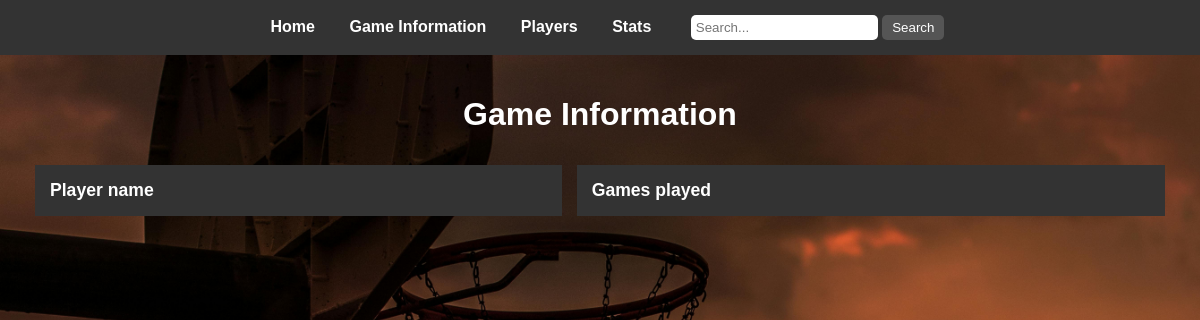
Page /game_info on the earlier database version.
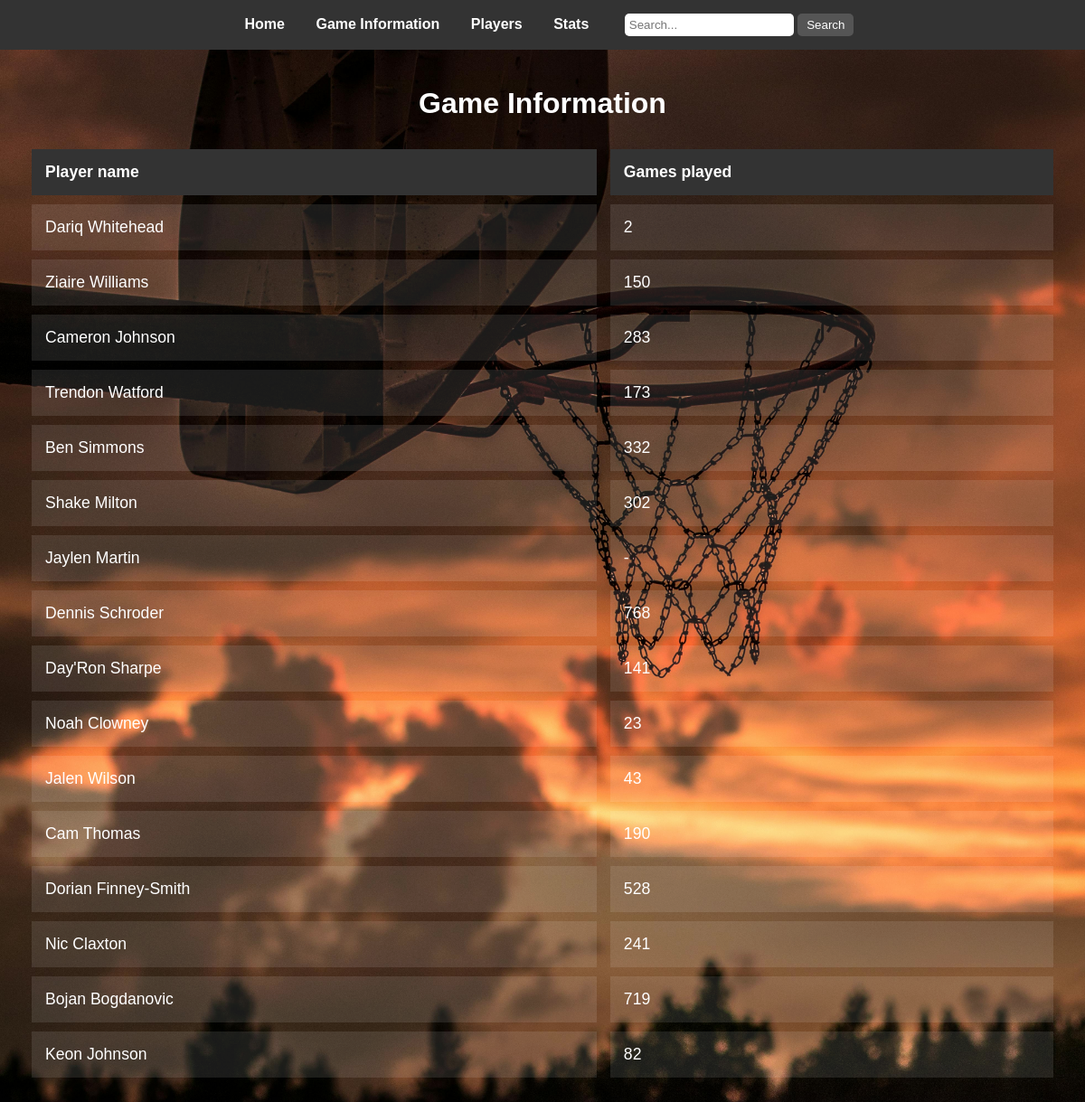
Same page on the later database version.
### tables this page shows
CREATE TABLE "game_information" (
	"name"	TEXT,
	"games_played"	INTEGER,
	PRIMARY KEY("name")
);

### app.py (the view)
@app.route('/game_info')
def game_info():
    conn = get_db_connection()
    cur = conn.cursor()
    cur.execute('SELECT * FROM game_information')
    game_information = cur.fetchall()
    conn.close()
    return render_template('game_info.html', game_information=game_information)

### app.py (called while the page is built)
def get_db_connection():
    conn = sqlite3.connect('brooklyn_nets.db')
    return conn

### templates/game_info.html
{% extends 'base.html' %}
{% block content %}
<h1>Game Information</h1>
<table>
    <tr>
        <th>Player name</th>
        <th>Games played</th>
    </tr>
    {% for game in game_information %}
    <tr>
        <td>{{ game[0] }}</td>
        <td>{{ game[1] }}</td>
    </tr>
    {% endfor %}
</table>
{% endblock %}

### templates/base.html (shortened to what this page needs)
<!DOCTYPE html>
<html lang="en">
<head>
    <link rel="stylesheet" href="{{ url_for('static', filename='style.css') }}">
</head>
<body>
    <nav>
        <a href="/">Home</a>
        <a href="/game_info">Game Information</a>
        <a href="/players">Players</a>
        <a href="/stats">Stats</a>
        <form action="/search" method="get">
            <input type="text" name="q" placeholder="Search..." minlength="1", maxlength="30">
            <button type="submit">Search</button>
        </form>
    </nav>
    <div class="content">
        {% block content %}{% endblock %}
    </div>
</body>
</html>

### static/style.css (style rules this page uses)
body { font-family: Arial, sans-serif; background-color: #f4f4f4; margin: 0; padding: 0; background-image: url("images/background.jpg"); background-size: cover; position: relative; }
nav { background-color: #333; color: #fff; padding: 15px; text-align: center; }
nav a { color: #fff; margin: 0 15px; text-decoration: none; font-weight: bold; }
nav form { display: inline-block; margin-left: 20px; }
nav input[type="text"] { padding: 5px; border-radius: 5px; border: none; }
nav button { padding: 5px 10px; border: none; border-radius: 5px; background-color: #555; color: #fff; }
.content { padding: 20px; }
.content { display: flex; flex-direction: column; align-items: center; min-height: 100vh; }
table { margin-left: auto; margin-right: auto; border-collapse: separate; border-spacing: 15px 10px; width: 100%; }
th, td { padding: 15px; text-align: left; }
th { background-color: #333; color: white; }
td { background-color: rgba(255, 255, 255, 0.1); }
td, th { font-size: 1.1em; }
th { background-color: #333; color: #fff; }
h1 { color: white; text-align: center; size: 100px; }
tr { color: white; }

Differences in the rows shown:
added game_information: name "Dariq Whitehead", games_played "2"
added game_information: name "Ziaire Williams", games_played "150"
added game_information: name "Cameron Johnson", games_played "283"
added game_information: name "Trendon Watford", games_played "173"
added game_information: name "Ben Simmons", games_played "332"
added game_information: name "Shake Milton", games_played "302"
added game_information: name "Jaylen Martin", games_played "-"
added game_information: name "Dennis Schroder", games_played "768"
added game_information: name "Day'Ron Sharpe", games_played "141"
added game_information: name "Noah Clowney", games_played "23"
added game_information: name "Jalen Wilson", games_played "43"
added game_information: name "Cam Thomas", games_played "190"
added game_information: name "Dorian Finney-Smith", games_played "528"
added game_information: name "Nic Claxton", games_played "241"
added game_information: name "Bojan Bogdanovic", games_played "719"
added game_information: name "Keon Johnson", games_played "82"
